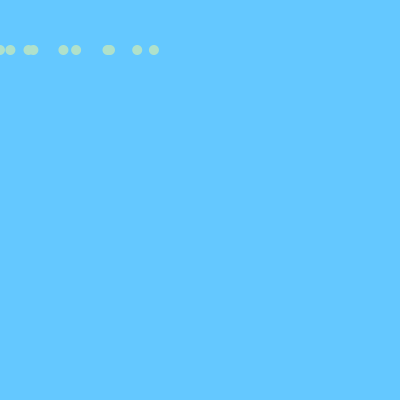
Frame 1 (no input)
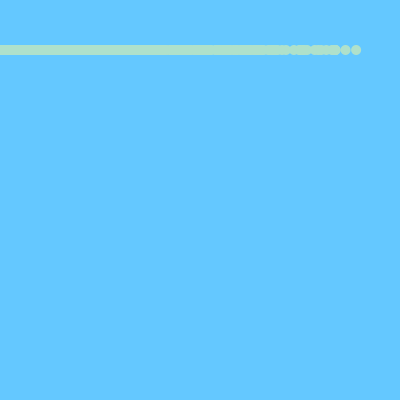
Frame 60 (the mouse pressed at the canvas centre just before this capture)
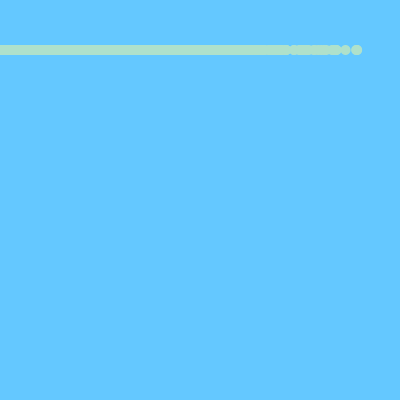
Frame 120 (the mouse held since frame 60 and released just before this capture)

The Processing sketch that drew these frames (run headless with seeded random() and noise(); from frame 60 on, the mouse is pressed at the canvas centre):

// Processing sketch: sketch_feb7_forloop_
// ── sketch_feb7_forloop_.pde

void setup(){
  size(400,400);
  background(100,200,255);
}

void draw(){
  noStroke();
  fill(175,225,203);
  
  for(int  i= 0; i  < 10; i ++){ //++ means adding in increment of 1
  //for loops comes in 3 parts, the variable, boolean, and how it's changing
  float r = random(1);
  ellipse((40 *i)*r,50,10,10);
  
  }
  println("0");
  
}
